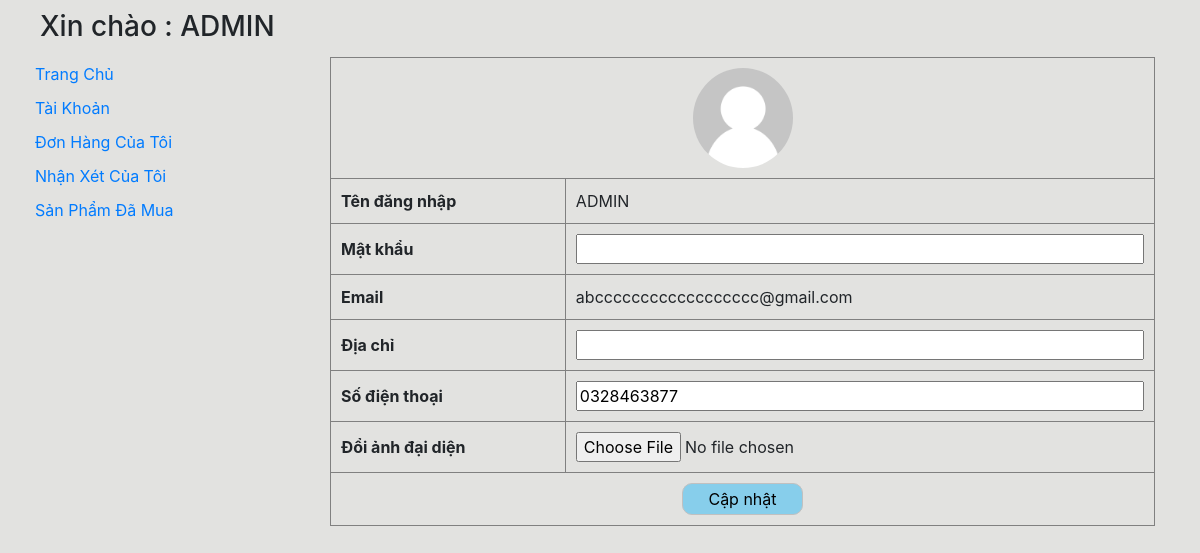
/code/shopmaytinh/User/Customer/index.php (signed in), run on the app's committed database.
### tables this page shows
CREATE TABLE `taikhoan` (
  `TenDangNhap` varchar(30) NOT NULL,
  `MatKhau` varchar(32) DEFAULT NULL,
  `Email` varchar(30) DEFAULT NULL,
  `DiaChi` varchar(80) DEFAULT NULL,
  `SoDienThoai` varchar(11) DEFAULT NULL,
  `MaNcc` varchar(10) NOT NULL,
  `CapDo` varchar(3) NOT NULL,
  `AnhDaiDIen` varchar(100) NOT NULL
);

### code/shopmaytinh/User/U_Controller/TaiKhoan/TaiKhoan_C.php (called while the page is built, shortened)
<?php
	require_once '../U_Model/TaiKhoan/TaiKhoan_M.php';
	require_once '../U_View/TaiKhoan/TaiKhoan_V.php';
?>

### code/shopmaytinh/User/U_Model/TaiKhoan/TaiKhoan_M.php (called while the page is built)
<?php
	require_once './../U_Model/KetNoiDb.php';
	$user = $_SESSION['user'];
	$sql = "SELECT * from taikhoan where TenDangNhap = '$user'";
	$qr = mysqli_query($connect,$sql);
	$cus = mysqli_fetch_array($qr);
?>

### code/shopmaytinh/User/U_View/TaiKhoan/TaiKhoan_V.php (the view, shortened to what this page needs)
<form method="POST" enctype="multipart/form-data">
	<table  style="width: 100%" border="1" cellpadding="10" cellspacing="0">
		<tr>
			<td colspan="2" style="text-align: center;">
				<?php
					if ($cus['AnhDaiDIen'] == "" || $cus['AnhDaiDIen'] == NULL) {
						echo '<img style="height: 100px;width: 100px;border-radius: 50%" src="../../Images/user.png">';
					}
					else{
				?>
				<img style="height: 100px;width: 100px;border-radius: 50%" src="../../Images/<?php echo $cus['AnhDaiDIen'] ?>">
			<?php } ?>
			</td>
		</tr>
		<tr>
			<th>
				Tên đăng nhập
			</th>
			<td>
				<?php echo $cus['TenDangNhap'] ?>
			</td>
		</tr>
		<tr>
			<th>
				Mật khẩu
			</th>
			<td>
				<input style="width: 100%" type="" name="mk"  required>
			</td>
		</tr>
		<tr>
			<th>
				Email
			</th>
			<td>
				<?php echo $cus['Email'] ?>
			</td>
		</tr>
		<tr>
			<th>
				Địa chỉ
			</th>
			<td>
				<input style="width: 100%" type="" name="dc" value="<?php echo $cus['DiaChi'] ?>">
			</td>
		</tr>
		<tr>
			<th>
				Số điện thoại
			</th>
			<td>
				<input style="width: 100%" type="" name="sdt" value="<?php echo $cus['SoDienThoai'] ?>">
			</td>
		</tr>
		<tr>
			<th>
				Đổi ảnh đại diện
			</th>
			<td>
				<input style="width: 100%" type="file" name="img">
			</td>
		</tr>
		<tr>
			<td colspan="2" style="text-align: center;">
				<button id='update-t24' type="submit" >Cập nhật</button>
			</td>
		</tr>
	</table>
</form>

### code/shopmaytinh/User/Customer/index.php (shortened to what this page needs)
<!DOCTYPE html>
<html>
<head>
    <link rel="stylesheet" href="https://stackpath.bootstrapcdn.com/bootstrap/4.5.2/css/bootstrap.min.css">
    <link rel="stylesheet" type="text/css" href="../../Font-awsome/css/font-awsome.min.js">
</head>
<body>
	<div class="container">
		<h3>
			Xin chào : <?php echo $_SESSION['user'] ?>
		</h3>
		<div class="row">
			<?php require_once '../U_View/TaiKhoan/Index_Cus_V.php'; ?>
			<div class="col-md-9">
				<?php
					if (isset($_GET['cus'])) {
						switch ($_GET['cus']) {
							case 'taikhoan':
								require_once '../U_Controller/TaiKhoan/TaiKhoan_C.php';
								break;
							case 'qldh':
								require_once '../U_Controller/DonHang_Custommer/XemDonHang_C.php';
								break;
							case 'nhanxet':
								require_once '../U_Controller/NhanXet/NhanXet_C.php';
								break;
							default:
								break;
						}
					}
					else{
						require_once '../U_Controller/TaiKhoan/TaiKhoan_C.php';
					}
				?>
			</div>
		</div>
	</div>
</body>
</html>

### code/shopmaytinh/User/U_View/TaiKhoan/Index_Cus_V.php
<div class="col-md-3" id="show">
	<div class="row">
		<a href="../../index.php">
			Trang Chủ
		</a>
	</div>
	<div class="row">
		<a href="index.php?cus=taikhoan">
			Tài Khoản
		</a>
	</div>
	<div class="row">
		<a href="index.php?cus=qldh">
			Đơn Hàng Của Tôi
		</a>
	</div>
	<div class="row">
		<a href="index.php?cus=nhanxet">
			Nhận Xét Của Tôi
		</a>
	</div>
	<div class="row">
		<a href="">
			Sản Phẩm Đã Mua
		</a>
	</div>
</div>

### code/shopmaytinh/User/Customer/index.php (style rules this page uses)
body { background-color: #E2E2E0; }
.container { padding: 10px; }
.row { padding: 5px; }

### code/shopmaytinh/User/U_View/TaiKhoan/TaiKhoan_V.php (style rules this page uses)
#update-t24 { background: skyblue; border: 1px solid silver; padding: 3px 25px; border-radius: 10px; }

### data on the page
taikhoan: TenDangNhap "ADMIN", Email "abcccccccccccccccccc@gmail.com", sdt "0328463877"

### other printed values
$_SESSION['user'] "ADMIN"
